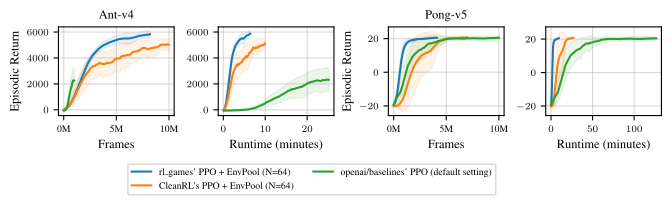

Write Python code to recreate this figure.
from turtle import width
import numpy as np
import expt
import matplotlib.pyplot as plt
import wandb
import wandb.apis.reports as wb  # noqa
from expt import Hypothesis, Run
from expt.plot import GridPlot
from tueplots import bundles, figsizes

api = wandb.Api()

def create_hypothesis(name, wandb_runs):
    runs = []
    for idx, run in enumerate(wandb_runs):
        wandb_run = run.history()

        # data cleaning
        if "videos" in wandb_run:
            wandb_run = wandb_run.drop(columns=["videos"], axis=1)
        wandb_run["_runtime"] /= 60  # convert to minutes

        if "rewards/step" in wandb_run:
            wandb_run["return"] = wandb_run["rewards/step"]
        if "charts/episodic_return" in wandb_run:
            wandb_run["return"] = wandb_run["charts/episodic_return"]

        runs += [Run(f"seed{idx}", wandb_run)]
    return Hypothesis(name, runs)


env_ids = ["Walker2d-v4", "HalfCheetah-v4"]
nrows = 1
ncols = 4
plt.rcParams.update(bundles.neurips2022())
 
plt.rcParams.update(figsizes.neurips2022(rel_width=1.2, nrows=nrows, ncols=ncols, height_to_width_ratio=0.9))
fig, axes = plt.subplots(
    nrows=nrows,
    ncols=ncols,
    # sharex=True,
    # sharey=True,
)

env_ids
env_id = "Ant-v4"
ex = expt.Experiment("Comparison of PPO")
wandb_runs = api.runs(
    path="openrlbenchmark/rl_games",
    filters={"$and": [{"config.params.value.config.env_config.env_name": env_id}, {"config.params.value.config.num_actors": 64}]},
)
h = create_hypothesis("rl_games' PPO + EnvPool (N=64)", wandb_runs)
ex.add_hypothesis(h)
wandb_runs = api.runs(
    path="openrlbenchmark/envpool-cleanrl",
    filters={"$and": [{"config.env_id.value": env_id}, {"config.exp_name.value": "ppo_continuous_action_envpool"}]},
)
h = create_hypothesis("CleanRL's PPO + EnvPool (N=64)", wandb_runs)
ex.add_hypothesis(h)
wandb_runs = api.runs(
    path="openrlbenchmark/baselines",
    filters={"$and": [{"config.env.value": env_id.replace("v4", "v2")}, {"config.exp_name.value": "baselines-ppo2-mlp"}]},
)
h = create_hypothesis("openai/baselines' PPO (N=1)", wandb_runs)
ex.add_hypothesis(h)


ax = axes.flatten()[0]
ex.plot(
    ax=ax,
    title=env_id,
    x="global_step",
    y="return",
    err_style="band",
    std_alpha=0.1,
    rolling=50,
    n_samples=400,
    legend=False,
    tight_layout=False,
    suptitle=False,
    # colors=["#1f77b4", "#ff7f0e"],
)
ax.xaxis.set_label_text("Frames")
ax.yaxis.set_label_text("Episodic Return")
h, l = ax.get_legend_handles_labels()
ax = axes.flatten()[1]
ex.plot(
    ax=ax,
    # title=env_id,
    x="_runtime",
    y="return",
    err_style="band",
    std_alpha=0.1,
    rolling=50,
    n_samples=400,
    legend=False,
    tight_layout=False,
    suptitle=False,
    # colors=["#1f77b4", "#ff7f0e"],
)
ax.set_title("")
ax.xaxis.set_label_text("Runtime (minutes)")
ax.yaxis.set_label_text("")

env_id = "Pong-v5"
ex = expt.Experiment("Comparison of PPO")
wandb_runs = api.runs(
    path="openrlbenchmark/rl_games",
    filters={"$and": [{"config.params.value.config.env_config.env_name": env_id}, {"config.params.value.config.num_actors": 64}]},
)
h = create_hypothesis("rl_games' PPO + EnvPool (N=64)", wandb_runs)
ex.add_hypothesis(h)
wandb_runs = api.runs(
    path="openrlbenchmark/envpool-cleanrl",
    filters={"$and": [{"config.env_id.value": env_id}, {"config.exp_name.value": "ppo_atari_envpool"}, {"config.num_envs.value": 64}]},
)
h = create_hypothesis("CleanRL's PPO + EnvPool (N=64)", wandb_runs)
ex.add_hypothesis(h)
wandb_runs = api.runs(
    path="openrlbenchmark/baselines",
    filters={"$and": [{"config.env.value": env_id.replace("-v5", "NoFrameskip-v4")}, {"config.exp_name.value": "baselines-ppo2-cnn"}]},
)
h = create_hypothesis("openai/baselines' PPO (default setting)", wandb_runs)
ex.add_hypothesis(h)


ax = axes.flatten()[2]
ex.plot(
    ax=ax,
    title=env_id,
    x="global_step",
    y="return",
    err_style="band",
    std_alpha=0.1,
    rolling=50,
    n_samples=400,
    legend=False,
    tight_layout=False,
    suptitle=False,
    # colors=["#1f77b4", "#ff7f0e"],
)
ax.xaxis.set_label_text("Frames")
ax.yaxis.set_label_text("Episodic Return")
h, l = ax.get_legend_handles_labels()
ax = axes.flatten()[3]
ex.plot(
    ax=ax,
    # title=env_id,
    x="_runtime",
    y="return",
    err_style="band",
    std_alpha=0.1,
    rolling=50,
    n_samples=400,
    legend=False,
    tight_layout=False,
    suptitle=False,
    # colors=["#1f77b4", "#ff7f0e"],
)
ax.set_title("")
ax.xaxis.set_label_text("Runtime (minutes)")
ax.yaxis.set_label_text("")


fig.legend(h, l, loc='lower right', ncol=2, bbox_to_anchor=(0.75, -0.3))
plt.savefig("baselines_plot.png",  bbox_inches='tight')
plt.savefig("baselines_plot.pdf",  bbox_inches='tight')
